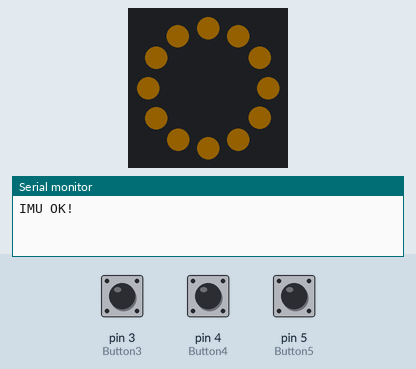
Bench run of a sketch on a simulated Arduino Mega 2560, built with avr-gcc and run on an emulated ATmega2560. On the bench: 12 RGB LEDs in a ring, first at the top, clockwise, the last lines printed to the serial monitor. Inputs (shaded band) come from the test bench; at power-on: pin 5 (Button5) LOW, pin 3 (Button3) LOW, pin 4 (Button4) LOW. Dim RGB values are drawn brighter than linear.

Above: at 2.4 s.
2.5 s: pin 5 (Button5) pulled HIGH for 0.15 s
At 3.5 s:
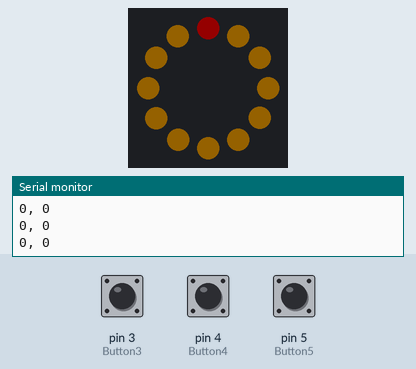
At 8.3 s:
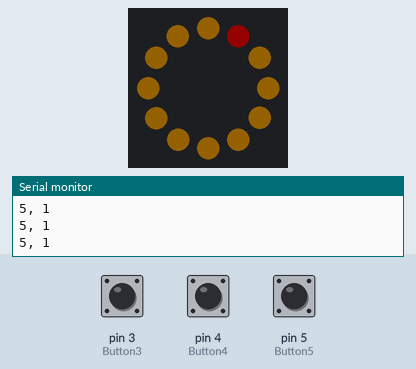
Timing chart, 0 to 9.8 s (numbered marks = the images above; inputs shaded):
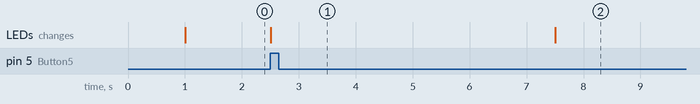

Measured:
- after the input at 2.5 s, the LEDs: change at once (image 1)

The sketch:

Division_Watch.ino
```cpp
/*
Division Watch - LED, IMU wakeup, Bluetooth functionality
Author: Nigel Kobayashi
4-27-2024

- Updated with ringRun, ring
TODO
 - IMU tapping to wake up
 - IMU flicking to wake up
 - debug long GPS fix time, display time to watch/serial monitor

*/

#include "LSM6DS3.h"
#include "Wire.h"
#include "Button.h"


#include <Adafruit_GPS.h>
#include <Adafruit_NeoPixel.h>

#define D0 0
#define D1 1
#define D2 2 //LED Data
#define D3 3
#define D4 4
#define D5 5

const int numPixels = 12;
const int pixelPin = D2;

Adafruit_NeoPixel ring = Adafruit_NeoPixel(numPixels, pixelPin);
uint32_t foreground = ring.Color(255, 0, 0); // r, g, b - blue
uint32_t background = ring.Color(255, 170, 0); //

// what's the name of the hardware serial port?
#define GPSSerial Serial1

// Connect to the GPS on the hardware port
Adafruit_GPS GPS(&GPSSerial);

// Set GPSECHO to 'false' to turn off echoing the GPS data to the Serial console
// Set to 'true' if you want to debug and listen to the raw GPS sentences
#define GPSECHO false

//Create a instance of class LSM6DS3
LSM6DS3 IMU(I2C_MODE, 0x6A);    //I2C device address 0x6A

uint32_t timer = millis();

Button Button0 = Button(0);
Button Button1 = Button(1);
Button Button3 = Button(3);
Button Button4 = Button(4);
Button Button5 = Button(5);
bool timerStart = false;

void setup() {
  // connect at 115200 so we can read the GPS fast enough and echo without dropping chars
  // also spit it out
  Serial.begin(115200);
  ring.begin(); // start the NeoPixel display
  Button0.begin();
  Button1.begin();
  Button3.begin();
  Button4.begin();
  Button5.begin();
  pinMode(0, INPUT);
  pinMode(1, INPUT);
  pinMode(3, INPUT);
  pinMode(4, INPUT);
  pinMode(5, INPUT);

  //Call .begin() to configure the IMUs
    if (IMU.begin() != 0) {
        Serial.println("IMU error");
    } else {
        Serial.println("IMU OK!");
    }

  // 9600 NMEA is the default baud rate for Adafruit MTK GPS's- some use 4800
  GPS.begin(9600);
  // uncomment this line to turn on RMC (recommended minimum) and GGA (fix data) including altitude
  GPS.sendCommand(PMTK_SET_NMEA_OUTPUT_RMCGGA);
  // uncomment this line to turn on only the "minimum recommended" data
  //GPS.sendCommand(PMTK_SET_NMEA_OUTPUT_RMCONLY);
  // For parsing data, we don't suggest using anything but either RMC only or RMC+GGA since
  // the parser doesn't care about other sentences at this time
  // Set the update rate
  GPS.sendCommand(PMTK_SET_NMEA_UPDATE_1HZ); // 1 Hz update rate
  // For the parsing code to work nicely and have time to sort thru the data, and
  // print it out we don't suggest using anything higher than 1 Hz

  // Request updates on antenna status, comment out to keep quiet
  GPS.sendCommand(PGCMD_ANTENNA);

  delay(1000);

  // Ask for firmware version
  GPSSerial.println(PMTK_Q_RELEASE);
  for (int i = 0; i < numPixels; i++) {
    ring.setPixelColor(i, background);
    ring.setBrightness(20);
    ring.show();
  }
  //ringGPSLoading();
  delay(200);
}

void loop() {
  if(Button0.released()) Serial.println("Button 0 released");
  if(Button1.released()) Serial.println("Button 1 released");
  if(Button3.released()) Serial.println("Button 3 released");
  if(Button4.released()) Serial.println("Button 4 released");
  if(Button5.released()) {
    Serial.println("Button 5 released");
    timerStart = !timerStart;
  }
  float lengthMin = 1;
  while(timerStart){
    ringTimer(lengthMin*60000);
    timerStart = false;
  }


  //LEDLevel();
}

void ringGPSLoading(){
  /*
  for (int i = 0; i < numPixels; i++) {
    ring.setPixelColor(i, background);
    ring.setBrightness(20);
    ring.show();
  }*/
  while(!GPS.fix){
    Serial.println("GPS searching for fix.");
    readGPSAll();
    ringFade();
  }
  Serial.println("found");
}

void ringFade(){
  uint8_t min = 1;
  uint8_t max = 20;
  float fadeTime = 3.0;
  float loopTime = (fadeTime*1000/2) / (max-min); //how many ms to fit in the fadeTime.
  //Serial.println(loopTime);
  for (int i = 0; i < numPixels; i++) {
    ring.setBrightness(min);
    ring.setPixelColor(i, background);
    ring.show();
  }

  for (int j = min; j < max; j++) {
    ring.setBrightness(j);
    ring.show();
    delay(loopTime);
  }
  for (int k = max; k > min; k--) {
    ring.setBrightness(k);
    ring.show();
    delay(loopTime);
  }
}

void ringRun(){
  // blue dot circles around a white background (for PixelRing 24)
  for (int i = 0; i < numPixels; i++) {
    ring.setBrightness(20);
    ring.setPixelColor(i, foreground); // set pixel i to foreground
    ring.show();                       // actually display it
    delay(50);                         // milliseconds
    ring.setPixelColor(i, background); // set pixel to background before moving on
    ring.show();
  }
}
//Timer with length [ms]
void ringTimer(float length){
  float startTime = millis();
  for (int i = 0; i < numPixels; i++) {
    ring.setBrightness(20);
    ring.setPixelColor(i, background);
    ring.show();
  }
  int lastTimeS = 0;
  while((millis() - startTime) < length){
    float targetLED = ((millis()-startTime) / length) * numPixels;
    float timeMS = millis() - startTime;
    int timeS = (int) timeMS / 1000.0;
    //if(timeS != lastTimeS){
      Serial.print(timeS);
      Serial.print(", ");
      Serial.println((int)targetLED);
      timeS = lastTimeS;
    //}
    if(targetLED > numPixels) targetLED = 0;

    for (int i = 0; i < numPixels; i++) {
      ring.setBrightness(20);
      if(i == (int) targetLED){
        ring.setPixelColor(i, foreground);
      }else ring.setPixelColor(i, background);
      ring.show();
    }
  }
}

void ringBearing(int angle){
  int targetLED = ((float)angle /360) * (float)numPixels;
  if(targetLED < 0) targetLED = (numPixels-1) + targetLED;
  if(targetLED > numPixels) targetLED = 0;

  for (int i = 0; i < numPixels; i++) {
    ring.setBrightness(20);
    if(i == targetLED){
      ring.setPixelColor(i, foreground);
    }else ring.setPixelColor(i, background);
    ring.show();
  }
}
//convert accleration (g) to an angle using two axes of accelerometer
//accelVal1, accelVal2 = two accelearometer axes readings (g)
//returns float angle of the angle between about the third axis
float accelToAngle(float accelVal1, float accelVal2){
  /*
  Serial.print(accelVal1);
  Serial.print(", ");
  Serial.print(accelVal2);
  Serial.print(" , ");
  */
  float angle = -1;
  angle = atan2(accelVal1, accelVal2);
  angle = (angle * 180) / 3.14159265; //convert rads to deg
  //Serial.println(angle);
  return angle;
}

void readIMUAll(){
  //Accelerometer
    //Serial.print("\nAccelerometer:\n");
    //Serial.print(" X1 = ");
    //Serial.print(IMU.readFloatAccelX(), 4);
    //Serial.print(", ");
    //Serial.print(IMU.readFloatAccelY(), 4);
    //Serial.print(" , ");
    //Serial.println(IMU.readFloatAccelZ(), 4);
/*
    //Gyroscope
    Serial.print("\nGyroscope:\n");
    Serial.print(" X1 = ");
    Serial.println(IMU.readFloatGyroX(), 4);
    Serial.print(" Y1 = ");
    Serial.println(IMU.readFloatGyroY(), 4);
    Serial.print(" Z1 = ");
    Serial.println(IMU.readFloatGyroZ(), 4);

    //Thermometer
    Serial.print("\nThermometer:\n");
    Serial.print(" Degrees C1 = ");
    Serial.println(IMU.readTempC(), 4);
    Serial.print(" Degrees F1 = ");
    Serial.println(IMU.readTempF(), 4);
    */
}
void readGPSTime(){
  // read data from the GPS in the 'main loop'
  char c = GPS.read();
  if (GPS.fix) {
    Serial.print("\nTime: ");
    if (GPS.hour < 10) { Serial.print('0'); }
    Serial.print(GPS.hour, DEC); Serial.print(':');
    if (GPS.minute < 10) { Serial.print('0'); }
    Serial.print(GPS.minute, DEC); Serial.print(':');
    if (GPS.seconds < 10) { Serial.print('0'); }
    Serial.print(GPS.seconds, DEC); Serial.print('.');
    if (GPS.milliseconds < 10) {
      Serial.print("00");
    } else if (GPS.milliseconds > 9 && GPS.milliseconds < 100) {
      Serial.print("0");
    }
    Serial.println(GPS.milliseconds);
  }

}

void LEDLevel(){
  float angleY = IMU.readFloatAccelY();
  float angleZ = IMU.readFloatAccelZ();
  ringBearing((int) accelToAngle(angleY, angleZ));
  delay(100);
}

void readGPSAll(){
  // read data from the GPS in the 'main loop'
  char c = GPS.read();
  // if you want to debug, this is a good time to do it!
  if (GPSECHO)
    if (c) Serial.print(c);
  // if a sentence is received, we can check the checksum, parse it...
  if (GPS.newNMEAreceived()) {
    // a tricky thing here is if we print the NMEA sentence, or data
    // we end up not listening and catching other sentences!
    // so be very wary if using OUTPUT_ALLDATA and trying to print out data
    Serial.print(GPS.lastNMEA()); // this also sets the newNMEAreceived() flag to false
    if (!GPS.parse(GPS.lastNMEA())) // this also sets the newNMEAreceived() flag to false
      return; // we can fail to parse a sentence in which case we should just wait for another
  }

  // approximately every 2 seconds or so, print out the current stats
  //if (millis() - timer > 2000) {
    timer = millis(); // reset the timer
    Serial.print("\nTime: ");
    if (GPS.hour < 10) { Serial.print('0'); }
    Serial.print(GPS.hour, DEC); Serial.print(':');
    if (GPS.minute < 10) { Serial.print('0'); }
    Serial.print(GPS.minute, DEC); Serial.print(':');
    if (GPS.seconds < 10) { Serial.print('0'); }
    Serial.print(GPS.seconds, DEC); Serial.print('.');
    if (GPS.milliseconds < 10) {
      Serial.print("00");
    } else if (GPS.milliseconds > 9 && GPS.milliseconds < 100) {
      Serial.print("0");
    }
    Serial.println(GPS.milliseconds);
    Serial.print("Date: ");
    Serial.print(GPS.day, DEC); Serial.print('/');
    Serial.print(GPS.month, DEC); Serial.print("/20");
    Serial.println(GPS.year, DEC);
    Serial.print("Fix: "); Serial.print((int)GPS.fix);
    Serial.print(" quality: "); Serial.println((int)GPS.fixquality);
    if (GPS.fix) {
      Serial.print("Location: ");
      Serial.print(GPS.latitude, 4); Serial.print(GPS.lat);
      Serial.print(", ");
      Serial.print(GPS.longitude, 4); Serial.println(GPS.lon);
      Serial.print("Speed (knots): "); Serial.println(GPS.speed);
      Serial.print("Angle: "); Serial.println(GPS.angle);
      Serial.print("Altitude: "); Serial.println(GPS.altitude);
      Serial.print("Satellites: "); Serial.println((int)GPS.satellites);
      Serial.print("Antenna status: "); Serial.println((int)GPS.antenna);
    }
  //}
}
```
